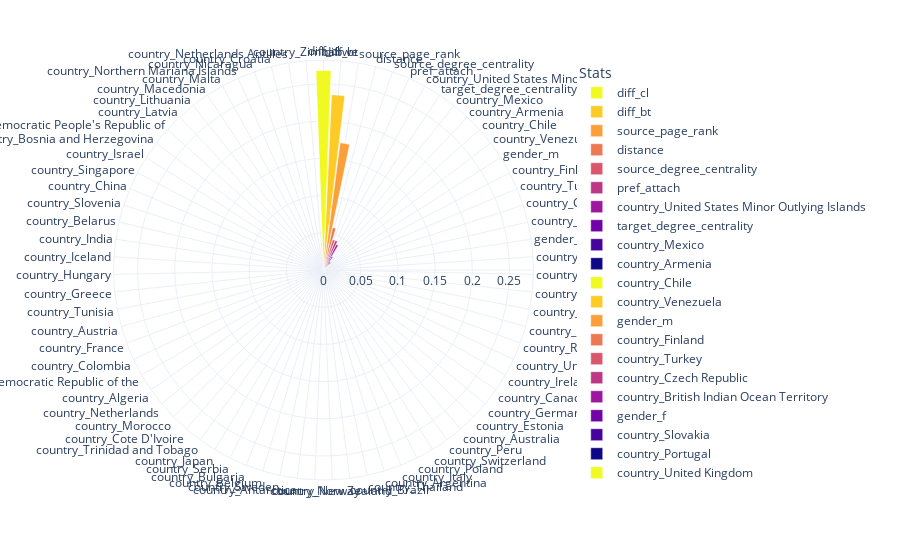

The code cell stored with this chart in its notebook:
### Markdown cell above
**Let's see the feature importances**

### Code cell
import plotly.express as px
feature_importance = model.feature_importances_
columns_name=['source_degree_centrality', 'target_degree_centrality', 'diff_bt', 'pref_attach', 'source_page_rank', 'diff_cl', 'distance'] + user_id_profile.columns.values.tolist()
df = pd.DataFrame({'Stats':columns_name,'FI':feature_importance})
df = df.sort_values(by='FI', ascending=0)       
fig = px.bar_polar(df, r="FI", theta="Stats",
                   color="Stats", template="plotly_white",
                   color_discrete_sequence= px.colors.sequential.Plasma_r) 
fig.show()

### Figure 1 — Plotly figure (JSON) as saved in the notebook; plotly's stock layout.template omitted (floating-point values rounded to 4 significant figures)
{"data": [{"hovertemplate": "Stats=%{theta}<br>FI=%{r}<extra></extra>", "legendgroup": "diff_cl", "marker": {"color": "#f0f921", "pattern": {"shape": ""}}, "name": "diff_cl", "r": [0.2682], "showlegend": true, "subplot": "polar", "theta": ["diff_cl"], "type": "barpolar"}, {"hovertemplate": "Stats=%{theta}<br>FI=%{r}<extra></extra>", "legendgroup": "diff_bt", "marker": {"color": "#fdca26", "pattern": {"shape": ""}}, "name": "diff_bt", "r": [0.2359], "showlegend": true, "subplot": "polar", "theta": ["diff_bt"], "type": "barpolar"}, {"hovertemplate": "Stats=%{theta}<br>FI=%{r}<extra></extra>", "legendgroup": "source_page_rank", "marker": {"color": "#fb9f3a", "pattern": {"shape": ""}}, "name": "source_page_rank", "r": [0.1724], "showlegend": true, "subplot": "polar", "theta": ["source_page_rank"], "type": "barpolar"}, {"hovertemplate": "Stats=%{theta}<br>FI=%{r}<extra></extra>", "legendgroup": "distance", "marker": {"color": "#ed7953", "pattern": {"shape": ""}}, "name": "distance", "r": [0.05846], "showlegend": true, "subplot": "polar", "theta": ["distance"], "type": "barpolar"}, {"hovertemplate": "Stats=%{theta}<br>FI=%{r}<extra></extra>", "legendgroup": "source_degree_centrality", "marker": {"color": "#d8576b", "pattern": {"shape": ""}}, "name": "source_degree_centrality", "r": [0.04282], "showlegend": true, "subplot": "polar", "theta": ["source_degree_centrality"], "type": "barpolar"}, {"hovertemplate": "Stats=%{theta}<br>FI=%{r}<extra></extra>", "legendgroup": "pref_attach", "marker": {"color": "#bd3786", "pattern": {"shape": ""}}, "name": "pref_attach", "r": [0.0427], "showlegend": true, "subplot": "polar", "theta": ["pref_attach"], "type": "barpolar"}, {"hovertemplate": "Stats=%{theta}<br>FI=%{r}<extra></extra>", "legendgroup": "country_United States Minor Outlying Islands", "marker": {"color": "#9c179e", "pattern": {"shape": ""}}, "name": "country_United States Minor Outlying Islands", "r": [0.03836], "showlegend": true, "subplot": "polar", "theta": ["country_United States Minor Outlying Islands"], "type": "barpolar"}, {"hovertemplate": "Stats=%{theta}<br>FI=%{r}<extra></extra>", "legendgroup": "target_degree_centrality", "marker": {"color": "#7201a8", "pattern": {"shape": ""}}, "name": "target_degree_centrality", "r": [0.02137], "showlegend": true, "subplot": "polar", "theta": ["target_degree_centrality"], "type": "barpolar"}, {"hovertemplate": "Stats=%{theta}<br>FI=%{r}<extra></extra>", "legendgroup": "country_Mexico", "marker": {"color": "#46039f", "pattern": {"shape": ""}}, "name": "country_Mexico", "r": [0.01404], "showlegend": true, "subplot": "polar", "theta": ["country_Mexico"], "type": "barpolar"}, {"hovertemplate": "Stats=%{theta}<br>FI=%{r}<extra></extra>", "legendgroup": "country_Armenia", "marker": {"color": "#0d0887", "pattern": {"shape": ""}}, "name": "country_Armenia", "r": [0.0134], "showlegend": true, "subplot": "polar", "theta": ["country_Armenia"], "type": "barpolar"}, {"hovertemplate": "Stats=%{theta}<br>FI=%{r}<extra></extra>", "legendgroup": "country_Chile", "marker": {"color": "#f0f921", "pattern": {"shape": ""}}, "name": "country_Chile", "r": [0.0114], "showlegend": true, "subplot": "polar", "theta": ["country_Chile"], "type": "barpolar"}, {"hovertemplate": "Stats=%{theta}<br>FI=%{r}<extra></extra>", "legendgroup": "country_Venezuela", "marker": {"color": "#fdca26", "pattern": {"shape": ""}}, "name": "country_Venezuela", "r": [0.009952], "showlegend": true, "subplot": "polar", "theta": ["country_Venezuela"], "type": "barpolar"}, {"hovertemplate": "Stats=%{theta}<br>FI=%{r}<extra></extra>", "legendgroup": "gender_m", "marker": {"color": "#fb9f3a", "pattern": {"shape": ""}}, "name": "gender_m", "r": [0.008297], "showlegend": true, "subplot": "polar", "theta": ["gender_m"], "type": "barpolar"}, {"hovertemplate": "Stats=%{theta}<br>FI=%{r}<extra></extra>", "legendgroup": "country_Finland", "marker": {"color": "#ed7953", "pattern": {"shape": ""}}, "name": "country_Finland", "r": [0.006482], "showlegend": true, "subplot": "polar", "theta": ["country_Finland"], "type": "barpolar"}, {"hovertemplate": "Stats=%{theta}<br>FI=%{r}<extra></extra>", "legendgroup": "country_Turkey", "marker": {"color": "#d8576b", "pattern": {"shape": ""}}, "name": "country_Turkey", "r": [0.006398], "showlegend": true, "subplot": "polar", "theta": ["country_Turkey"], "type": "barpolar"}, {"hovertemplate": "Stats=%{theta}<br>FI=%{r}<extra></extra>", "legendgroup": "country_Czech Republic", "marker": {"color": "#bd3786", "pattern": {"shape": ""}}, "name": "country_Czech Republic", "r": [0.004725], "showlegend": true, "subplot": "polar", "theta": ["country_Czech Republic"], "type": "barpolar"}, {"hovertemplate": "Stats=%{theta}<br>FI=%{r}<extra></extra>", "legendgroup": "country_British Indian Ocean Territory", "marker": {"color": "#9c179e", "pattern": {"shape": ""}}, "name": "country_British Indian Ocean Territory", "r": [0.004674], "showlegend": true, "subplot": "polar", "theta": ["country_British Indian Ocean Territory"], "type": "barpolar"}, {"hovertemplate": "Stats=%{theta}<br>FI=%{r}<extra></extra>", "legendgroup": "gender_f", "marker": {"color": "#7201a8", "pattern": {"shape": ""}}, "name": "gender_f", "r": [0.004015], "showlegend": true, "subplot": "polar", "theta": ["gender_f"], "type": "barpolar"}, {"hovertemplate": "Stats=%{theta}<br>FI=%{r}<extra></extra>", "legendgroup": "country_Slovakia", "marker": {"color": "#46039f", "pattern": {"shape": ""}}, "name": "country_Slovakia", "r": [0.003561], "showlegend": true, "subplot": "polar", "theta": ["country_Slovakia"], "type": "barpolar"}, {"hovertemplate": "Stats=%{theta}<br>FI=%{r}<extra></extra>", "legendgroup": "country_Portugal", "marker": {"color": "#0d0887", "pattern": {"shape": ""}}, "name": "country_Portugal", "r": [0.003376], "showlegend": true, "subplot": "polar", "theta": ["country_Portugal"], "type": "barpolar"}, {"hovertemplate": "Stats=%{theta}<br>FI=%{r}<extra></extra>", "legendgroup": "country_United Kingdom", "marker": {"color": "#f0f921", "pattern": {"shape": ""}}, "name": "country_United Kingdom", "r": [0.003219], "showlegend": true, "subplot": "polar", "theta": ["country_United Kingdom"], "type": "barpolar"}, {"hovertemplate": "Stats=%{theta}<br>FI=%{r}<extra></extra>", "legendgroup": "country_Spain", "marker": {"color": "#fdca26", "pattern": {"shape": ""}}, "name": "country_Spain", "r": [0.002793], "showlegend": true, "subplot": "polar", "theta": ["country_Spain"], "type": "barpolar"}, {"hovertemplate": "Stats=%{theta}<br>FI=%{r}<extra></extra>", "legendgroup": "country_Russian Federation", "marker": {"color": "#fb9f3a", "pattern": {"shape": ""}}, "name": "country_Russian Federation", "r": [0.002744], "showlegend": true, "subplot": "polar", "theta": ["country_Russian Federation"], "type": "barpolar"}, {"hovertemplate": "Stats=%{theta}<br>FI=%{r}<extra></extra>", "legendgroup": "country_Romania", "marker": {"color": "#ed7953", "pattern": {"shape": ""}}, "name": "country_Romania", "r": [0.002593], "showlegend": true, "subplot": "polar", "theta": ["country_Romania"], "type": "barpolar"}, {"hovertemplate": "Stats=%{theta}<br>FI=%{r}<extra></extra>", "legendgroup": "country_United States", "marker": {"color": "#d8576b", "pattern": {"shape": ""}}, "name": "country_United States", "r": [0.002178], "showlegend": true, "subplot": "polar", "theta": ["country_United States"], "type": "barpolar"}, {"hovertemplate": "Stats=%{theta}<br>FI=%{r}<extra></extra>", "legendgroup": "country_Ireland", "marker": {"color": "#bd3786", "pattern": {"shape": ""}}, "name": "country_Ireland", "r": [0.002133], "showlegend": true, "subplot": "polar", "theta": ["country_Ireland"], "type": "barpolar"}, {"hovertemplate": "Stats=%{theta}<br>FI=%{r}<extra></extra>", "legendgroup": "country_Canada", "marker": {"color": "#9c179e", "pattern": {"shape": ""}}, "name": "country_Canada", "r": [0.002108], "showlegend": true, "subplot": "polar", "theta": ["country_Canada"], "type": "barpolar"}, {"hovertemplate": "Stats=%{theta}<br>FI=%{r}<extra></extra>", "legendgroup": "country_Germany", "marker": {"color": "#7201a8", "pattern": {"shape": ""}}, "name": "country_Germany", "r": [0.001802], "showlegend": true, "subplot": "polar", "theta": ["country_Germany"], "type": "barpolar"}, {"hovertemplate": "Stats=%{theta}<br>FI=%{r}<extra></extra>", "legendgroup": "country_Estonia", "marker": {"color": "#46039f", "pattern": {"shape": ""}}, "name": "country_Estonia", "r": [0.001225], "showlegend": true, "subplot": "polar", "theta": ["country_Estonia"], "type": "barpolar"}, {"hovertemplate": "Stats=%{theta}<br>FI=%{r}<extra></extra>", "legendgroup": "country_Australia", "marker": {"color": "#0d0887", "pattern": {"shape": ""}}, "name": "country_Australia", "r": [0.0009797], "showlegend": true, "subplot": "polar", "theta": ["country_Australia"], "type": "barpolar"}, {"hovertemplate": "Stats=%{theta}<br>FI=%{r}<extra></extra>", "legendgroup": "country_Peru", "marker": {"color": "#f0f921", "pattern": {"shape": ""}}, "name": "country_Peru", "r": [0.0009683], "showlegend": true, "subplot": "polar", "theta": ["country_Peru"], "type": "barpolar"}, {"hovertemplate": "Stats=%{theta}<br>FI=%{r}<extra></extra>", "legendgroup": "country_Switzerland", "marker": {"color": "#fdca26", "pattern": {"shape": ""}}, "name": "country_Switzerland", "r": [0.0009344], "showlegend": true, "subplot": "polar", "theta": ["country_Switzerland"], "type": "barpolar"}, {"hovertemplate": "Stats=%{theta}<br>FI=%{r}<extra></extra>", "legendgroup": "country_Poland", "marker": {"color": "#fb9f3a", "pattern": {"shape": ""}}, "name": "country_Poland", "r": [0.0008288], "showlegend": true, "subplot": "polar", "theta": ["country_Poland"], "type": "barpolar"}, {"hovertemplate": "Stats=%{theta}<br>FI=%{r}<extra></extra>", "legendgroup": "country_Italy", "marker": {"color": "#ed7953", "pattern": {"shape": ""}}, "name": "country_Italy", "r": [0.0007815], "showlegend": true, "subplot": "polar", "theta": ["country_Italy"], "type": "barpolar"}, {"hovertemplate": "Stats=%{theta}<br>FI=%{r}<extra></extra>", "legendgroup": "country_Argentina", "marker": {"color": "#d8576b", "pattern": {"shape": ""}}, "name": "country_Argentina", "r": [0.0007492], "showlegend": true, "subplot": "polar", "theta": ["country_Argentina"], "type": "barpolar"}, {"hovertemplate": "Stats=%{theta}<br>FI=%{r}<extra></extra>", "legendgroup": "country_Thailand", "marker": {"color": "#bd3786", "pattern": {"shape": ""}}, "name": "country_Thailand", "r": [0.0007317], "showlegend": true, "subplot": "polar", "theta": ["country_Thailand"], "type": "barpolar"}, {"hovertemplate": "Stats=%{theta}<br>FI=%{r}<extra></extra>", "legendgroup": "country_Brazil", "marker": {"color": "#9c179e", "pattern": {"shape": ""}}, "name": "country_Brazil", "r": [0.0006278], "showlegend": true, "subplot": "polar", "theta": ["country_Brazil"], "type": "barpolar"}, {"hovertemplate": "Stats=%{theta}<br>FI=%{r}<extra></extra>", "legendgroup": "country_New Zealand", "marker": {"color": "#7201a8", "pattern": {"shape": ""}}, "name": "country_New Zealand", "r": [0.0004265], "showlegend": true, "subplot": "polar", "theta": ["country_New Zealand"], "type": "barpolar"}, {"hovertemplate": "Stats=%{theta}<br>FI=%{r}<extra></extra>", "legendgroup": "country_Norway", "marker": {"color": "#46039f", "pattern": {"shape": ""}}, "name": "country_Norway", "r": [0.0003389], "showlegend": true, "subplot": "polar", "theta": ["country_Norway"], "type": "barpolar"}, {"hovertemplate": "Stats=%{theta}<br>FI=%{r}<extra></extra>", "legendgroup": "country_Antarctica", "marker": {"color": "#0d0887", "pattern": {"shape": ""}}, "name": "country_Antarctica", "r": [0.0003157], "showlegend": true, "subplot": "polar", "theta": ["country_Antarctica"], "type": "barpolar"}, {"hovertemplate": "Stats=%{theta}<br>FI=%{r}<extra></extra>", "legendgroup": "country_Sweden", "marker": {"color": "#f0f921", "pattern": {"shape": ""}}, "name": "country_Sweden", "r": [0.0002982], "showlegend": true, "subplot": "polar", "theta": ["country_Sweden"], "type": "barpolar"}, {"hovertemplate": "Stats=%{theta}<br>FI=%{r}<extra></extra>", "legendgroup": "country_Belgium", "marker": {"color": "#fdca26", "pattern": {"shape": ""}}, "name": "country_Belgium", "r": [0.00019], "showlegend": true, "subplot": "polar", "theta": ["country_Belgium"], "type": "barpolar"}, {"hovertemplate": "Stats=%{theta}<br>FI=%{r}<extra></extra>", "legendgroup": "country_Bulgaria", "marker": {"color": "#fb9f3a", "pattern": {"shape": ""}}, "name": "country_Bulgaria", "r": [0.0001656], "showlegend": true, "subplot": "polar", "theta": ["country_Bulgaria"], "type": "barpolar"}, {"hovertemplate": "Stats=%{theta}<br>FI=%{r}<extra></extra>", "legendgroup": "country_Serbia", "marker": {"color": "#ed7953", "pattern": {"shape": ""}}, "name": "country_Serbia", "r": [0.0001408], "showlegend": true, "subplot": "polar", "theta": ["country_Serbia"], "type": "barpolar"}, {"hovertemplate": "Stats=%{theta}<br>FI=%{r}<extra></extra>", "legendgroup": "country_Japan", "marker": {"color": "#d8576b", "pattern": {"shape": ""}}, "name": "country_Japan", "r": [8.711e-05], "showlegend": true, "subplot": "polar", "theta": ["country_Japan"], "type": "barpolar"}, {"hovertemplate": "Stats=%{theta}<br>FI=%{r}<extra></extra>", "legendgroup": "country_Trinidad and Tobago", "marker": {"color": "#bd3786", "pattern": {"shape": ""}}, "name": "country_Trinidad and Tobago", "r": [5.53e-05], "showlegend": true, "subplot": "polar", "theta": ["country_Trinidad and Tobago"], "type": "barpolar"}, {"hovertemplate": "Stats=%{theta}<br>FI=%{r}<extra></extra>", "legendgroup": "country_Cote D'Ivoire", "marker": {"color": "#9c179e", "pattern": {"shape": ""}}, "name": "country_Cote D'Ivoire", "r": [3.239e-05], "showlegend": true, "subplot": "polar", "theta": ["country_Cote D'Ivoire"], "type": "barpolar"}, {"hovertemplate": "Stats=%{theta}<br>FI=%{r}<extra></extra>", "legendgroup": "country_Morocco", "marker": {"color": "#7201a8", "pattern": {"shape": ""}}, "name": "country_Morocco", "r": [0], "showlegend": true, "subplot": "polar", "theta": ["country_Morocco"], "type": "barpolar"}, {"hovertemplate": "Stats=%{theta}<br>FI=%{r}<extra></extra>", "legendgroup": "country_Netherlands", "marker": {"color": "#46039f", "pattern": {"shape": ""}}, "name": "country_Netherlands", "r": [0], "showlegend": true, "subplot": "polar", "theta": ["country_Netherlands"], "type": "barpolar"}, {"hovertemplate": "Stats=%{theta}<br>FI=%{r}<extra></extra>", "legendgroup": "country_Algeria", "marker": {"color": "#0d0887", "pattern": {"shape": ""}}, "name": "country_Algeria", "r": [0], "showlegend": true, "subplot": "polar", "theta": ["country_Algeria"], "type": "barpolar"}, {"hovertemplate": "Stats=%{theta}<br>FI=%{r}<extra></extra>", "legendgroup": "country_Congo, the Democratic Republic of the", "marker": {"color": "#f0f921", "pattern": {"shape": ""}}, "name": "country_Congo, the Democratic Republic of the", "r": [0], "showlegend": true, "subplot": "polar", "theta": ["country_Congo, the Democratic Republic of the"], "type": "barpolar"}, {"hovertemplate": "Stats=%{theta}<br>FI=%{r}<extra></extra>", "legendgroup": "country_Colombia", "marker": {"color": "#fdca26", "pattern": {"shape": ""}}, "name": "country_Colombia", "r": [0], "showlegend": true, "subplot": "polar", "theta": ["country_Colombia"], "type": "barpolar"}, {"hovertemplate": "Stats=%{theta}<br>FI=%{r}<extra></extra>", "legendgroup": "country_France", "marker": {"color": "#fb9f3a", "pattern": {"shape": ""}}, "name": "country_France", "r": [0], "showlegend": true, "subplot": "polar", "theta": ["country_France"], "type": "barpolar"}, {"hovertemplate": "Stats=%{theta}<br>FI=%{r}<extra></extra>", "legendgroup": "country_Austria", "marker": {"color": "#ed7953", "pattern": {"shape": ""}}, "name": "country_Austria", "r": [0], "showlegend": true, "subplot": "polar", "theta": ["country_Austria"], "type": "barpolar"}, {"hovertemplate": "Stats=%{theta}<br>FI=%{r}<extra></extra>", "legendgroup": "country_Tunisia", "marker": {"color": "#d8576b", "pattern": {"shape": ""}}, "name": "country_Tunisia", "r": [0], "showlegend": true, "subplot": "polar", "theta": ["country_Tunisia"], "type": "barpolar"}, {"hovertemplate": "Stats=%{theta}<br>FI=%{r}<extra></extra>", "legendgroup": "country_Greece", "marker": {"color": "#bd3786", "pattern": {"shape": ""}}, "name": "country_Greece", "r": [0], "showlegend": true, "subplot": "polar", "theta": ["country_Greece"], "type": "barpolar"}, {"hovertemplate": "Stats=%{theta}<br>FI=%{r}<extra></extra>", "legendgroup": "country_Hungary", "marker": {"color": "#9c179e", "pattern": {"shape": ""}}, "name": "country_Hungary", "r": [0], "showlegend": true, "subplot": "polar", "theta": ["country_Hungary"], "type": "barpolar"}, {"hovertemplate": "Stats=%{theta}<br>FI=%{r}<extra></extra>", "legendgroup": "country_Iceland", "marker": {"color": "#7201a8", "pattern": {"shape": ""}}, "name": "country_Iceland", "r": [0], "showlegend": true, "subplot": "polar", "theta": ["country_Iceland"], "type": "barpolar"}, {"hovertemplate": "Stats=%{theta}<br>FI=%{r}<extra></extra>", "legendgroup": "country_India", "marker": {"color": "#46039f", "pattern": {"shape": ""}}, "name": "country_India", "r": [0], "showlegend": true, "subplot": "polar", "theta": ["country_India"], "type": "barpolar"}, {"hovertemplate": "Stats=%{theta}<br>FI=%{r}<extra></extra>", "legendgroup": "country_Belarus", "marker": {"color": "#0d0887", "pattern": {"shape": ""}}, "name": "country_Belarus", "r": [0], "showlegend": true, "subplot": "polar", "theta": ["country_Belarus"], "type": "barpolar"}, {"hovertemplate": "Stats=%{theta}<br>FI=%{r}<extra></extra>", "legendgroup": "country_Slovenia", "marker": {"color": "#f0f921", "pattern": {"shape": ""}}, "name": "country_Slovenia", "r": [0], "showlegend": true, "subplot": "polar", "theta": ["country_Slovenia"], "type": "barpolar"}, {"hovertemplate": "Stats=%{theta}<br>FI=%{r}<extra></extra>", "legendgroup": "country_China", "marker": {"color": "#fdca26", "pattern": {"shape": ""}}, "name": "country_China", "r": [0], "showlegend": true, "subplot": "polar", "theta": ["country_China"], "type": "barpolar"}, {"hovertemplate": "Stats=%{theta}<br>FI=%{r}<extra></extra>", "legendgroup": "country_Singapore", "marker": {"color": "#fb9f3a", "pattern": {"shape": ""}}, "name": "country_Singapore", "r": [0], "showlegend": true, "subplot": "polar", "theta": ["country_Singapore"], "type": "barpolar"}, {"hovertemplate": "Stats=%{theta}<br>FI=%{r}<extra></extra>", "legendgroup": "country_Israel", "marker": {"color": "#ed7953", "pattern": {"shape": ""}}, "name": "country_Israel", "r": [0], "showlegend": true, "subplot": "polar", "theta": ["country_Israel"], "type": "barpolar"}, {"hovertemplate": "Stats=%{theta}<br>FI=%{r}<extra></extra>", "legendgroup": "country_Bosnia and Herzegovina", "marker": {"color": "#d8576b", "pattern": {"shape": ""}}, "name": "country_Bosnia and Herzegovina", "r": [0], "showlegend": true, "subplot": "polar", "theta": ["country_Bosnia and Herzegovina"], "type": "barpolar"}, {"hovertemplate": "Stats=%{theta}<br>FI=%{r}<extra></extra>", "legendgroup": "country_Korea, Democratic People's Republic of", "marker": {"color": "#bd3786", "pattern": {"shape": ""}}, "name": "country_Korea, Democratic People's Republic of", "r": [0], "showlegend": true, "subplot": "polar", "theta": ["country_Korea, Democratic People's Republic of"], "type": "barpolar"}, {"hovertemplate": "Stats=%{theta}<br>FI=%{r}<extra></extra>", "legendgroup": "country_Latvia", "marker": {"color": "#9c179e", "pattern": {"shape": ""}}, "name": "country_Latvia", "r": [0], "showlegend": true, "subplot": "polar", "theta": ["country_Latvia"], "type": "barpolar"}, {"hovertemplate": "Stats=%{theta}<br>FI=%{r}<extra></extra>", "legendgroup": "country_Lithuania", "marker": {"color": "#7201a8", "pattern": {"shape": ""}}, "name": "country_Lithuania", "r": [0], "showlegend": true, "subplot": "polar", "theta": ["country_Lithuania"], "type": "barpolar"}, {"hovertemplate": "Stats=%{theta}<br>FI=%{r}<extra></extra>", "legendgroup": "country_Macedonia", "marker": {"color": "#46039f", "pattern": {"shape": ""}}, "name": "country_Macedonia", "r": [0], "showlegend": true, "subplot": "polar", "theta": ["country_Macedonia"], "type": "barpolar"}, {"hovertemplate": "Stats=%{theta}<br>FI=%{r}<extra></extra>", "legendgroup": "country_Malta", "marker": {"color": "#0d0887", "pattern": {"shape": ""}}, "name": "country_Malta", "r": [0], "showlegend": true, "subplot": "polar", "theta": ["country_Malta"], "type": "barpolar"}, {"hovertemplate": "Stats=%{theta}<br>FI=%{r}<extra></extra>", "legendgroup": "country_Northern Mariana Islands", "marker": {"color": "#f0f921", "pattern": {"shape": ""}}, "name": "country_Northern Mariana Islands", "r": [0], "showlegend": true, "subplot": "polar", "theta": ["country_Northern Mariana Islands"], "type": "barpolar"}, {"hovertemplate": "Stats=%{theta}<br>FI=%{r}<extra></extra>", "legendgroup": "country_Nicaragua", "marker": {"color": "#fdca26", "pattern": {"shape": ""}}, "name": "country_Nicaragua", "r": [0], "showlegend": true, "subplot": "polar", "theta": ["country_Nicaragua"], "type": "barpolar"}, {"hovertemplate": "Stats=%{theta}<br>FI=%{r}<extra></extra>", "legendgroup": "country_Croatia", "marker": {"color": "#fb9f3a", "pattern": {"shape": ""}}, "name": "country_Croatia", "r": [0], "showlegend": true, "subplot": "polar", "theta": ["country_Croatia"], "type": "barpolar"}, {"hovertemplate": "Stats=%{theta}<br>FI=%{r}<extra></extra>", "legendgroup": "country_Netherlands Antilles", "marker": {"color": "#ed7953", "pattern": {"shape": ""}}, "name": "country_Netherlands Antilles", "r": [0], "showlegend": true, "subplot": "polar", "theta": ["country_Netherlands Antilles"], "type": "barpolar"}, {"hovertemplate": "Stats=%{theta}<br>FI=%{r}<extra></extra>", "legendgroup": "country_Zimbabwe", "marker": {"color": "#d8576b", "pattern": {"shape": ""}}, "name": "country_Zimbabwe", "r": [0], "showlegend": true, "subplot": "polar", "theta": ["country_Zimbabwe"], "type": "barpolar"}], "layout": {"barmode": "relative", "legend": {"title": {"text": "Stats"}, "tracegroupgap": 0}, "margin": {"t": 60}, "polar": {"angularaxis": {"categoryarray": ["diff_cl", "diff_bt", "source_page_rank", "distance", "source_degree_centrality", "pref_attach", "country_United States Minor Outlying Islands", "target_degree_centrality", "country_Mexico", "country_Armenia", "country_Chile", "country_Venezuela", "gender_m", "country_Finland", "country_Turkey", "country_Czech Republic", "country_British Indian Ocean Territory", "gender_f", "country_Slovakia", "country_Portugal", "country_United Kingdom", "country_Spain", "country_Russian Federation", "country_Romania", "country_United States", "country_Ireland", "country_Canada", "country_Germany", "country_Estonia", "country_Australia", "country_Peru", "country_Switzerland", "country_Poland", "country_Italy", "country_Argentina", "country_Thailand", "country_Brazil", "country_New Zealand", "country_Norway", "country_Antarctica", "country_Sweden", "country_Belgium", "country_Bulgaria", "country_Serbia", "country_Japan", "country_Trinidad and Tobago", "country_Cote D'Ivoire", "country_Morocco", "country_Netherlands", "country_Algeria", "country_Congo, the Democratic Republic of the", "country_Colombia", "country_France", "country_Austria", "country_Tunisia", "country_Greece", "country_Hungary", "country_Iceland", "country_India", "country_Belarus", "country_Slovenia", "country_China", "country_Singapore", "country_Israel", "country_Bosnia and Herzegovina", "country_Korea, Democratic People's Republic of", "country_Latvia", "country_Lithuania", "country_Macedonia", "country_Malta", "country_Northern Mariana Islands", "country_Nicaragua", "country_Croatia", "country_Netherlands Antilles", "country_Zimbabwe"], "categoryorder": "array", "direction": "clockwise", "rotation": 90}, "domain": {"x": [0, 1], "y": [0, 1]}}}}
